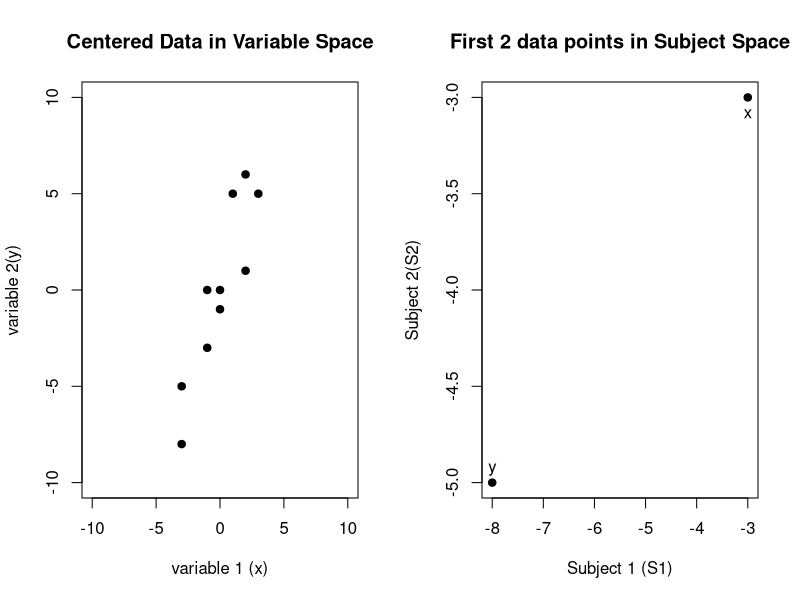

Write R code to recreate this figure.
# Name: vectors.R
# Auth: uhkniazi
# Date: 09/08/2017
# Desc: vectors, matrices and others - blog related script

p.old = par()

df = data.frame(x = c(-3,-3,-1,-1,0,0,1,2,2,3), 
                y = c(-8,-5,-3,0,-1,0,5,1,6,5))
row.names(df) = paste0('S', 1:10)

par(mfrow=(c(1,2)))

plot(df$x, df$y, xlim=c(-10, 10), ylim=c(-10, 10), main='Centered Data in Variable Space',
     xlab='variable 1 (x)', ylab='variable 2(y)', pch=19)

df2 = data.frame(t(df))

plot(df2$S1, df2$S2, main='First 2 data points in Subject Space',
     xlab='Subject 1 (S1)', ylab='Subject 2(S2)', pch=19)
text(df2$S1, df2$S2, labels = c('x', 'y'), adj = 2, pos = c(1,3))

rad2deg = function(rad) {(rad * 180) / (pi)}
deg2rad = function(deg) {(deg * pi) / (180)}

cor(df$x, df$y); angleRad = acos(cor(df$x, df$y)); 
rad2deg(acos(cor(df$x, df$y)))

## coordinates for vector X
magX = norm(df$x, '2')
ptX = c(x=magX * cos(0), y=magX * sin(0))

magY = norm(df$y, '2')
ptY = c(x=magY * cos(angleRad), y=magY * sin(angleRad))

apply(df, 2, sd)

lincomb = function(x, y){
  return(3*x - 2*y)
}

lincomb(c(2,1), c(-1,3))

## define 2 vectors
x = c(2,1); y = c(-1, 3)

## dot product 
t(x) %*% y
## magnitude x
norm(x, '2')
## or
sqrt(t(x) %*% x)
## magnitude y
norm(y, '2')
## calculate cosine of angle
1/( 2.236068 * 3.162278)
## convert this to the angle
acos(0.1414213)
## convert it to degrees
rad2deg(1.428899)

### input output operations, functions, vectors and matrices
## some operations or functions
op1 = function(x, y, z){
  return(3*x + 4*y + 5*z)
}

op2 = function(x, y, z){
  return(3*x + 0*y + 0*z)
}

op3 = function(x, y, z){
  return(4*x + (-3)*y + 2*z)
}


## some vector inputs
inp1 = c(5, 10, 12)
inp2 = c(4, 6, -2)
inp3 = c(8, -5, 4)

## perform operation on input
op1(inp1[1], inp1[2], inp1[3])
op2(inp2[1], inp2[2], inp2[3])
op3(inp3[1], inp3[2], inp3[3])

## create input matrix
mInputs = cbind(inp1, inp2, inp3)

## operations matrix
mOperations = rbind(c(3, 4, 5),
                    c(3, 0, 0),
                    c(4, -3, 2))

## matrix multiplication
## operations %*% inputs
mOutput = mOperations %*% mInputs
## resultant matrix = rows=size of operation (2) and cols=number of inputs (2)
mOutput

## what is the determinant of the matrix
det(mOperations)
## get inverse of the matrix
mOperations.inv = solve(mOperations)
## retrieve original input
mOperations.inv %*% mOutput









